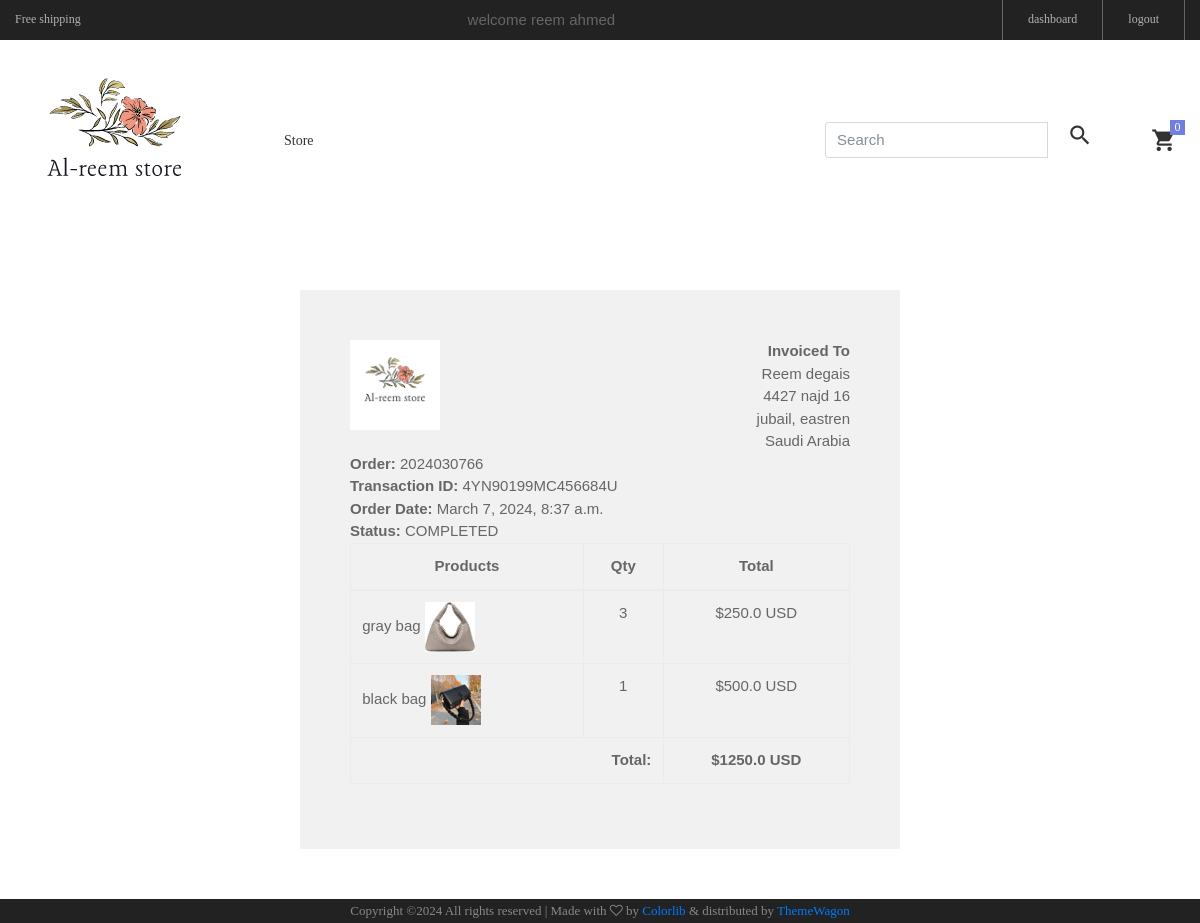
Screenshot of /accounts/my_order_details/2024030766/ (signed in) with the database file from the repository.
### accounts/models.py (models this page shows, shortened)
class Account(AbstractBaseUser):
    first_name = models.CharField(max_length=50)
    last_name = models.CharField(max_length=50)
    username = models.CharField(max_length=50, unique=True)
    email = models.EmailField(max_length=100, unique=True)
    phone_number = models.CharField(max_length=50)
    date_joined = models.DateTimeField(auto_now_add=True)
    last_login = models.DateTimeField(auto_now_add=True)
    is_admin = models.BooleanField(default=False)
    is_staff = models.BooleanField(default=False)
    is_active = models.BooleanField(default=False)
    is_superadmin = models.BooleanField(default=False)
    USERNAME_FIELD = 'email'
    REQUIRED_FIELDS = ['username', 'first_name', 'last_name']
    objects = MyAccountManager()

### orders/models.py (models this page shows, shortened)
class Order(models.Model):
    STATUS = (
        ('New', 'New'),
        ('Accepted', 'Accepted'),
        ('Completed', 'Completed'),
        ('Cancelled', 'Cancelled'),
    )
    user = models.ForeignKey(Account, on_delete=models.SET_NULL, null=True)
    payment = models.ForeignKey(Payment, on_delete=models.SET_NULL, blank=True, null=True)
    order_number = models.CharField(max_length=20)
    first_name = models.CharField(max_length=50)
    last_name = models.CharField(max_length=50)
    phone = models.CharField(max_length=15)
    email = models.EmailField(max_length=50)
    address_line_1 = models.CharField(max_length=50)
    address_line_2 = models.CharField(max_length=50, blank=True)
    country = models.CharField(max_length=50)
    state = models.CharField(max_length=50)
    city = models.CharField(max_length=50)
    order_note = models.CharField(max_length=100, blank=True)
    order_total = models.FloatField()
    status = models.CharField(max_length=10, choices=STATUS, default='New')
    ip = models.CharField(blank=True, max_length=20)
    is_ordered = models.BooleanField(default=False)
    created_at = models.DateTimeField(auto_now_add=True)
    updated_at = models.DateTimeField(auto_now=True)

class Payment(models.Model):
    payment_id = models.CharField(max_length=255)
    payment_method = models.CharField(max_length=255)
    amount_paid = models.CharField(max_length=255)
    status = models.CharField(max_length=255)
    created_at = models.DateTimeField(auto_now_add=True)
    user = models.ForeignKey(Account, on_delete=models.CASCADE)

class OrderProducts(models.Model):
    order = models.ForeignKey(Order, on_delete=models.CASCADE)
    payment = models.ForeignKey(Payment, on_delete=models.SET_NULL, blank=True, null=True)
    user = models.ForeignKey(Account, on_delete=models.CASCADE)
    product = models.ForeignKey(Product, on_delete=models.CASCADE)
    variations = models.ManyToManyField(Variation, blank=True)
    quantity = models.IntegerField()
    product_price = models.FloatField()
    is_ordered = models.BooleanField(default=False)
    created_at = models.DateTimeField(auto_now_add=True)
    updated_at = models.DateTimeField(auto_now=True)

### store/models.py (models this page shows, shortened)
class Product(models.Model):
    product_name = models.CharField(max_length=255, unique=True)
    slug = models.SlugField(max_length=255, unique=True)
    description = models.TextField(max_length=500, blank=True)
    price = models.DecimalField(max_digits=5, decimal_places=2)
    images = models.ImageField(upload_to='photos/products')
    stock = models.IntegerField()
    is_available = models.BooleanField(default=True)
    category = models.ForeignKey(Category, on_delete=models.CASCADE)
    created_date = models.DateTimeField(auto_now_add=True)
    modified_date = models.DateTimeField(auto_now=True)

### accounts/views.py (the view)
# urls.py: path('my_order_details/<int:order_id>/', views.my_order_details, name='my_order_details'),
@login_required(login_url= 'login')
def my_order_details(request, order_id):
    order_details = OrderProducts.objects.filter(order__order_number=order_id )
    order = Order.objects.get(order_number=order_id)
    total = 0
    for item in order_details:
        total += item.product_price * item.quantity
    context = {
        'order_details': order_details,
        'order': order,
        'total': total,
    }
    return render (request, 'my_order_details.html', context)

### cart/context_processors.py (called while the page is built)
def count(request):
    cart_counter = 0
    try:
        cart = Cart.objects.filter(cart_id=_cart_id(request))
        if request.user.is_authenticated:
            cart_items = CartItem.objects.all().filter(user=request.user)
        else:
            cart_items = CartItem.objects.all().filter(cart=cart[:1])
        for cart_item in cart_items:
            cart_counter += cart_item.quantity
    except Cart.DoesNotExist:
        cart_counter = 0
    return dict(cart_counter=cart_counter)

### cart/views.py (called while the page is built)
def _cart_id(request):
    cart = request.session.session_key
    if not cart:
        cart = request.session.create()
    return cart

### category/context_processors.py (called while the page is built)
def menu_links(request):
    links = Category.objects.all()
    return dict(links=links)

### templates/my_order_details.html (shortened to what this page needs)
{% extends 'base.html' %}
{% load static %}
{% block content %}
<div class="container" style="margin: 0 auto;width: 50%;padding: 50px;background: #f1f1f1;margin-top: 50px;margin-bottom: 50px;">
    <div class="row invoice row-printable">
        <div class="col-md-12">
            <div class="panel panel-default plain" id="dash_0">
                <div class="panel-body p30">
                    <div class="row">
                        <div class="col-lg-6">
                            <div class="invoice-logo"><img src="{%static 'images/icons/logoo.png' %}" alt="Invoice logo" style="height: 90px; width: 90px;"></div>
                        </div>
                        <div class="col-lg-6">
                            <div class="invoice-from">
                                <ul class="list-unstyled text-right">
                                    <li><strong>Invoiced To</strong></li>
                                    <li>{{order.first_name}} {{order.last_name}}</li>
                                    <li>{{order.address_line_1}} {{order.address_line_2}}</li>
                                    <li>{{order.city}}, {{order.state}}</li>
                                    <li>{{order.country}}</li>
                                </ul>
                            </div>
                        </div>
                        <div class="col-lg-12">
                            <div class="invoice-details mt25">
                                <div class="well">
                                    <ul class="list-unstyled mb0">
                                        <li><strong>Order: </strong> {{order.order_number}}</li>
                                        <li><strong>Transaction ID: </strong> {{order.payment.payment_id}}</li>
                                        <li><strong>Order Date:</strong> {{order.created_at}}</li>
                                        <li><strong>Status:</strong> {{order.payment.status}}</li>
                                    </ul>
                                </div>
                            </div>
                            <div class="invoice-items">
                                <div class="table-responsive" style="overflow: hidden; outline: none;" tabindex="0">
                                    <table class="table table-bordered">
                                        <thead>
                                            <tr>
                                                <th class="per70 text-center">Products</th>
                                                <th class="per5 text-center">Qty</th>
                                                <th class="per25 text-center">Total</th>
                                            </tr>
                                        </thead>
                                        <tbody>
                                          {% for item in order_details %}
                                            <tr>
                                                <td>{{item.product.product_name}}
                                                    <img src="{{item.product.images.url}}" style="height: 50px; width: 50px;">
                                                </td>
                                                <td class="text-center">{{item.quantity}}</td>
                                                <td class="text-center">${{item.product_price}} USD</td>
                                            </tr>
                                          {% endfor %}
                                        </tbody>
                                        <tfoot>
                                            <tr>
                                                <th colspan="2" class="text-right">Total:</th>
                                                <th class="text-center">${{total}} USD</th>
                                            </tr>
                                        </tfoot>
                                    </table>
                                </div>
                            </div>
                        </div>
                    </div>
                </div>
            </div>
        </div>
    </div>
    </div>
{% endblock %}

### templates/header.html
{% load static%}
<header >
    <div class="container-menu-desktop">
        <div class="top-bar">
            <div class="content-topbar flex-sb-m h-full container">
                <div class="left-top-bar">
                    Free shipping
                </div>
                {% if user.id is None%}
                <div class="right-top-bar flex-w h-full">
                    <a href="{% url 'login' %}" class="flex-c-m trans-04 p-lr-25">
                        lonin
                    </a>
                    <a href="{% url 'register' %}" class="flex-c-m trans-04 p-lr-25">
                        register
                    </a>
                </div>
                {%else%}
                <div class="right-top-bar">
                    welcome {{user.first_name}} {{user.last_name}}
                </div>
                <div class="right-top-bar flex-w h-full">
                    <a href="{% url 'dashboard' %}" class="flex-c-m trans-04 p-lr-25">
                        dashboard
                    </a>
                    <a href="{% url 'logout' %}" class="flex-c-m trans-04 p-lr-25">
                        logout
                    </a>
                </div>
                {%endif%}
            </div>
        </div>
        <div class="">
            <nav class="limiter-menu-desktop container">
                <a href="{% url 'home' %}" class="logo">
                    <img src="{% static 'images/icons/logoo.png' %}" alt="IMG-LOGO" style="height: 200px;">
                </a>
                <div class="menu-desktop">
                    <ul class="main-menu">
                        <li>
                            <a href="{% url 'store' %}">Store</a>
                        </li>
                    </ul>
                </div>
                <div class="wrap-icon-header flex-w flex-r-m">
                    <form action="{% url 'search' %}" class="search" method='GET'>
                        <div class="input-group w-100">
                            <input type="text" class="form-control" style="width:60%;" placeholder="Search" name="keyword">
                            <div class="input-group-append">
                              <button class="icon-header-item cl2 hov-cl1 trans-04 p-l-22 p-r-11 " type="submit">
                                <i class="zmdi zmdi-search"></i>
                              </button>
                            </div>
                          </div>
                      </form>
                    <a href="{% url 'cart' %}" class="widget-header pl-3 ml-3">
                        <div class="icon-header-item cl2 hov-cl1 trans-04 p-l-22 p-r-11 icon-header-noti" data-notify="{{cart_counter}}"><i class="zmdi zmdi-shopping-cart"></i></div>
                      </a>
                </div>
            </nav>
        </div>
    </div>
</header>

### ecommerce/static/css/main.css (style rules this page uses)
.container { max-width: 1380px; }
@media (max-width: 1600px) { .container { max-width: 1200px; } }
.container-menu-desktop { height: auto; width: 100%; position: relative; -webkit-transition: all 0.3s; -o-transition: all 0.3s; -moz-transition: all 0.3s; transition: all 0.3s; }
.top-bar { height: 40px; background-color: #222; }
.left-top-bar { font-family: Poppins-Regular; font-size: 12px; line-height: 1.8; color: #b2b2b2; }
.right-top-bar a { font-family: Poppins-Regular; font-size: 12px; line-height: 1.8; height: 100%; color: #b2b2b2; border-right: 1px solid rgba(255,255,255,0.3); }
.right-top-bar a:first-child { border-left: 1px solid rgba(255,255,255,0.3); }
.limiter-menu-desktop { height: 100%; display: -webkit-box; display: -webkit-flex; display: -moz-box; display: -ms-flexbox; display: flex; align-items: center; background-color: transparent; }
.logo { display: -webkit-box; display: -webkit-flex; display: -moz-box; display: -ms-flexbox; display: flex; align-items: center; height: 65%; margin-right: 55px; }
.logo img { max-width: 100%; max-height: 100%; }
.menu-desktop { display: -webkit-box; display: -webkit-flex; display: -moz-box; display: -ms-flexbox; display: flex; align-items: center; height: 100%; }
.main-menu { list-style-type: none; margin: 0; display: -webkit-box; display: -webkit-flex; display: -moz-box; display: -ms-flexbox; display: flex; align-items: center; }
.main-menu > li { display: block; position: relative; padding: 20px 10px 20px 0px; margin: 0px 4px 0px 14px; }
.main-menu > li > a { font-family: Poppins-Medium; font-size: 14px; color: #333; padding: 5px 0px; transition: all 0.4s; -webkit-transition: all 0.4s; -o-transition: all 0.4s; -moz-transition: all 0.4s; }
.wrap-icon-header { flex-grow: 1; }
.icon-header-item { position: relative; font-size: 26px; line-height: 1; cursor: pointer; }
.icon-header-noti::after { content: attr(data-notify); font-family: Poppins-Regular; font-size: 12px; color: #fff; line-height: 15px; text-align: center; display: block; position: absolute; top: -7px; right: 0; min-width: 15px; height: 15px; padding: 0 3px; background-color: #717fe0; }
.cl2 { color: #333; }

### rows the page displays
Account: first_name "reem", last_name "ahmed"
Order: first_name "Reem", last_name "degais", address_line_1 "4427", address_line_2 "najd 16", city "jubail", state "eastren", country "Saudi Arabia", order_number "2024030766", payment.payment_id "4YN90199MC456684U", created_at "March 7, 2024, 8:37 a.m.", payment.status "COMPLETED"
OrderProducts: product.product_name "gray bag", product.images (picture), quantity "3", product_price "250.0"
OrderProducts: product.product_name "black bag", product.images (picture), quantity "1", product_price "500.0"

### other values shown
{{ total }} "1250.0"
